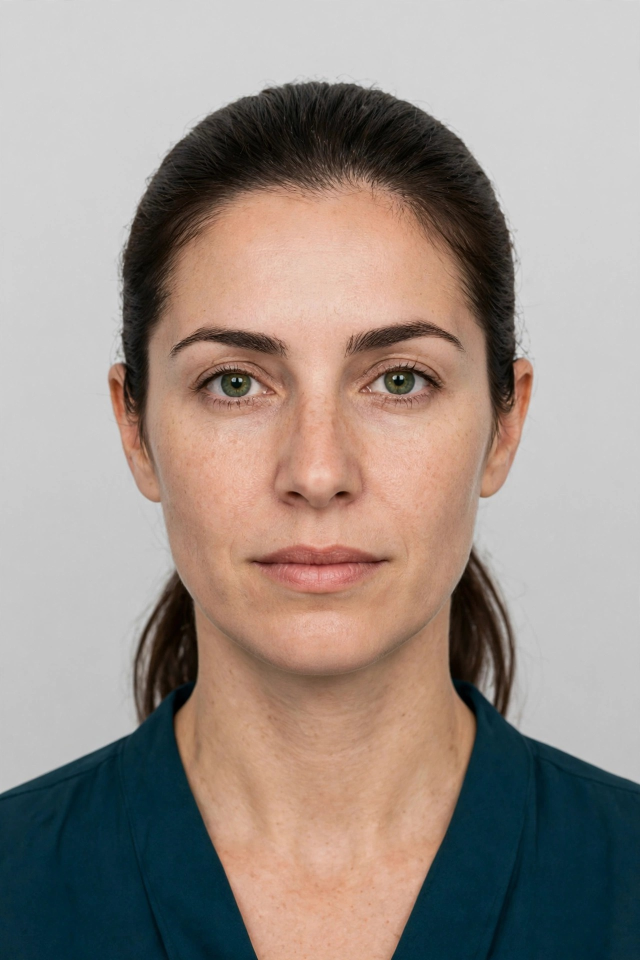
#> input picture assets/portrait.jpg, 1280 x 1920 px (shown at 1/2 size)
$ python render.py
#> lines starting #> are read from the running program, lines starting #| are printed output that depends on the picture
#!/usr/bin/env python3
"""Render the passport spread of the Republic of Sorellia, a country that
does not exist, as a single 1024x768 PNG.

Sorellia is an invented Mediterranean island republic; its language,
Sorellian, is written here in an Italian-flavoured form. Everything on
the spread agrees with everything else:

  * passport S8472916, issued 03 JUN 2021 in Valmarina, ten-year validity;
  * the Kordavia visa sticker (single entry, by sea, autumn 2021) covers
    the September 2021 ferry trip stamped on the facing page;
  * every stamp falls inside the passport's validity, and the trips pair
    up: out of Sorellia, into the neighbour, back again;
  * the holder, a Valmarina-born marine biologist, carries the Island
    Residents' embarkation-tax concession in her observations -- the one
    piece of paperwork that says what kind of place Sorellia is.

Drawn at twice size with Pillow and downscaled for smooth lines. The
shipped entry program (main.py) needs only the standard library.
"""

import math
import os
import random

from PIL import Image, ImageDraw, ImageEnhance, ImageFont, ImageOps

HERE = os.path.dirname(os.path.abspath(__file__))
S = 2                      # supersampling factor
W, H = 1024 * S, 768 * S   # the spread, drawn at 2048x1536
PAGE = 512                 # one page wide, in final pixels; seam at x=PAGE

SERIF = "/usr/share/fonts/truetype/liberation/LiberationSerif-Regular.ttf"
SERIF_B = "/usr/share/fonts/truetype/liberation/LiberationSerif-Bold.ttf"
SERIF_I = "/usr/share/fonts/truetype/liberation/LiberationSerif-Italic.ttf"
SANS = "/usr/share/fonts/truetype/liberation/LiberationSans-Regular.ttf"
SANS_B = "/usr/share/fonts/truetype/liberation/LiberationSans-Bold.ttf"
MONO = "/usr/share/fonts/truetype/dejavu/DejaVuSansMono.ttf"
MONO_B = "/usr/share/fonts/truetype/dejavu/DejaVuSansMono-Bold.ttf"

INK = (32, 38, 46)
NAVY = (24, 52, 92)
TEAL = (13, 74, 84)
GOLD = (166, 124, 42)
RED = (146, 30, 30)
FAINT = (110, 118, 112)
LABEL = (88, 96, 92)
PAPER_L = (246, 240, 222)
PAPER_R = (248, 243, 228)


def font(path, size):
    return ImageFont.truetype(path, int(size * S))


def spaced(draw, xy, text, fnt, fill, tracking=6, centered=False):
    """Letterspaced text drawn from final-pixel xy; returns its width."""
    x, y = xy[0] * S, xy[1] * S
    widths = [draw.textlength(ch, font=fnt) for ch in text]
    total = sum(widths) + tracking * S * (len(text) - 1)
    if centered:
        x -= total / 2
    cx = x
    for ch, w in zip(text, widths):
        draw.text((cx, y), ch, font=fnt, fill=fill)
        cx += w + tracking * S
    return total / S


# ---------------------------------------------------------------- guilloche
def guilloche(size, colour, rings=5, phase=0.0):
    """A rosette of wavy concentric rings on its own transparent layer.
    `size` is in final pixels."""
    px = int(size * S)
    layer = Image.new("RGBA", (px, px), (0, 0, 0, 0))
    d = ImageDraw.Draw(layer)
    c = px / 2
    for i in range(rings):
        r0 = px * 0.48 * (1 - i / (rings + 1.5))
        pts = []
        for a in range(0, 361, 2):
            t = math.radians(a)
            r = r0 * (1 + 0.045 * math.sin(9 * t + phase + i * 0.9)
                      + 0.022 * math.sin(23 * t - phase))
            pts.append((c + r * math.cos(t), c + r * math.sin(t)))
        d.line(pts, fill=colour + (50,), width=max(2, S))
    return layer


def blend(rgb, base, alpha):
    """The colour `rgb` at opacity alpha/255 laid over `base`, opaque."""
    a = alpha / 255
    return tuple(int(rgb[i] * a + base[i] * (1 - a)) for i in range(3))


def wave_border(img, box, colour):
    """Faint wavy rules along the top and bottom of a page, drawn on a
    layer and composited (PIL's draw does not blend fill colours)."""
    layer = Image.new("RGBA", (W, H), (0, 0, 0, 0))
    draw = ImageDraw.Draw(layer)
    x0, y0, x1, y1 = [v * S for v in box]
    for r in range(3):
        off = r * 7 * S
        top, bot = [], []
        for x in range(int(x0), int(x1), 8):
            t = (x - x0) / max(1, (x1 - x0))
            top.append((x, y0 + off + 5 * S * math.sin(t * 22 + r)))
            bot.append((x, y1 - off - 5 * S * math.sin(t * 22 + r)))
        draw.line(top, fill=colour + (55,), width=2 * S)
        draw.line(bot, fill=colour + (55,), width=2 * S)
    img.alpha_composite(layer)


# ------------------------------------------------------------------- emblem
def emblem(size, ink=NAVY, accent=GOLD, alpha=255):
    """The Sorellian seal: a striped lighthouse over waves, a rising sun
    behind it, light beams to either side, and the republic's name and
    motto -- MAR E LIBERTA -- lettered around the ring. `size` is final px."""
    px = int(size * S)
    img = Image.new("RGBA", (px, px), (0, 0, 0, 0))
    d = ImageDraw.Draw(img)
    c = px / 2
    d.ellipse([px * 0.03, px * 0.03, px * 0.97, px * 0.97],
              outline=ink + (alpha,), width=max(2, px // 42))
    d.ellipse([px * 0.10, px * 0.10, px * 0.90, px * 0.90],
              outline=ink + (alpha,), width=max(1, px // 90))
    d.ellipse([px * 0.25, px * 0.25, px * 0.75, px * 0.75],
              outline=accent + (alpha,), width=max(1, px // 64))
    d.pieslice([c - px * 0.16, c - px * 0.19, c + px * 0.16, c + px * 0.13],
               180, 360, fill=accent + (alpha,))
    tw = px * 0.075
    top, base = c - px * 0.185, c + px * 0.125
    d.polygon([(c - tw * 0.55, top), (c + tw * 0.55, top),
               (c + tw, base), (c - tw, base)], fill=ink + (alpha,))
    for yy in (0.32, 0.58, 0.84):
        y = top + (base - top) * yy
        half = tw * (0.55 + 0.45 * yy)
        d.line([c - half, y, c + half, y], fill=(248, 243, 228) + (alpha,),
               width=max(2, px // 46))
    d.rectangle([c - tw * 0.62, top - px * 0.052, c + tw * 0.62, top],
                fill=accent + (alpha,))
    for sgn in (-1, 1):
        d.polygon([(c + sgn * tw * 0.6, top - px * 0.026),
                   (c + sgn * px * 0.20, top - px * 0.055),
                   (c + sgn * px * 0.20, top + px * 0.002)],
                  fill=accent + (int(alpha * 0.5),))
    for r in range(3):
        yy = base + px * 0.032 + r * px * 0.042
        pts = []
        for x in range(int(c - px * 0.19), int(c + px * 0.19), 4):
            t = (x - (c - px * 0.19)) / (px * 0.38)
            pts.append((x, yy + px * 0.015 * math.sin(t * 12.6 + r * 1.7)))
        d.line(pts, fill=ink + (alpha,), width=max(2, px // 52))
    ring_f = ImageFont.truetype(SERIF_B, int(px * 0.068))
    _ring_text(img, "REPUBBLICA DI SORELLIA", c, px * 0.408, ring_f,
               ink + (alpha,), top=True)
    _ring_text(img, "MAR E LIBERTA", c, px * 0.408, ring_f,
               ink + (alpha,), top=False)
    return img


def _ring_text(img, text, c, radius, fnt, fill, top=True):
    """Letters along the seal's ring. On the top arc each glyph's head
    points outward; on the bottom arc its head points inward, toward the
    centre, so both lines read left to right (PIL rotates clockwise on
    screen for positive angles, hence the signs below)."""
    n = len(text)
    for i, ch in enumerate(text):
        frac = (i / max(1, n - 1) - 0.5) if n > 1 else 0
        ang = frac * (2.55 if top else 1.95)
        if top:
            a = -math.pi / 2 + ang
            rot = -math.degrees(ang)
        else:
            a = math.pi / 2 - ang
            rot = -math.degrees(ang)
        x, y = c + radius * math.cos(a), c + radius * math.sin(a)
        tile = Image.new("RGBA", (100, 100), (0, 0, 0, 0))
        ImageDraw.Draw(tile).text((50, 50), ch, font=fnt, fill=fill, anchor="mm")
        tile = tile.rotate(rot, resample=Image.BICUBIC, center=(50, 50))
        img.alpha_composite(tile, (int(x - 50), int(y - 50)))


# ------------------------------------------------------------------- stamps
def stamp_layer(w, h, draw_fn, angle, opacity=205):
    """w, h in final pixels; the stamp is inked, rotated and roughened."""
    layer = Image.new("RGBA", (w * S, h * S), (0, 0, 0, 0))
    d = ImageDraw.Draw(layer)
    draw_fn(d, w * S, h * S, opacity)
    layer = layer.rotate(angle, resample=Image.BICUBIC, expand=True)
    a = layer.split()[3]
    noise = Image.effect_noise(layer.size, 38).convert("L")
    a = Image.composite(a, a.point(lambda v: int(v * 0.5)),
                        noise.point(lambda v: 255 if v > 198 else 0))
    layer.putalpha(a)
    return layer


def rect_stamp(country, place, kind, rgb):
    def fn(d, w, h, opacity):
        fill = rgb + (opacity,)
        d.rounded_rectangle([4 * S, 4 * S, w - 4 * S, h - 4 * S], radius=9 * S,
                            outline=fill, width=3 * S)
        d.rounded_rectangle([10 * S, 10 * S, w - 10 * S, h - 10 * S], radius=6 * S,
                            outline=fill, width=S)
        d.text((w / 2, 15 * S), country, font=font(SANS_B, 15), fill=fill,
               anchor="ma")
        d.text((w / 2, 38 * S), kind, font=font(SANS_B, 21), fill=fill, anchor="ma")
        d.text((w / 2, 68 * S), place, font=font(SANS, 12.5), fill=fill, anchor="ma")
    return fn


def oval_stamp(country, place, kind, rgb):
    def fn(d, w, h, opacity):
        fill = rgb + (opacity,)
        d.ellipse([4 * S, 4 * S, w - 4 * S, h - 4 * S], outline=fill, width=3 * S)
        d.ellipse([10 * S, 10 * S, w - 10 * S, h - 10 * S], outline=fill, width=S)
        d.text((w / 2, h * 0.15), country, font=font(SANS_B, 13.5), fill=fill,
               anchor="ma")
        d.text((w / 2, h * 0.36), kind, font=font(SANS_B, 15), fill=fill,
               anchor="ma")
        d.text((w / 2, h * 0.63), place, font=font(SANS, 11), fill=fill, anchor="ma")
    return fn


# ----------------------------------------------------------------------- MRZ
def check_digit(field):
    weights = (7, 3, 1)
    total = 0
    for i, ch in enumerate(field):
        v = int(ch) if ch.isdigit() else (0 if ch == "<" else ord(ch) - 55)
        total += v * weights[i % 3]
    return str(total % 10)


def build_mrz():
    doc = "S8472916<"                    # passport number, padded to 9
    dob, expiry = "910314", "310603"
    personal = "9103142214<<<<"         # personal number, padded to 14
    line1 = "P<SRLFERRAN<<LUCIA<MARIA"
    line1 += "<" * (44 - len(line1))
    line2 = (doc + check_digit(doc) + "SRL" + dob + check_digit(dob) + "F"
             + expiry + check_digit(expiry) + personal + check_digit(personal))
    line2 += check_digit(doc + check_digit(doc) + dob + check_digit(dob)
                         + expiry + check_digit(expiry)
                         + personal + check_digit(personal))
    assert len(line1) == 44 and len(line2) == 44, (line1, line2)
    return line1, line2


# --------------------------------------------------------------------- main
def main():
    random.seed(20211121)
    img = Image.new("RGBA", (W, H), PAPER_R + (255,))
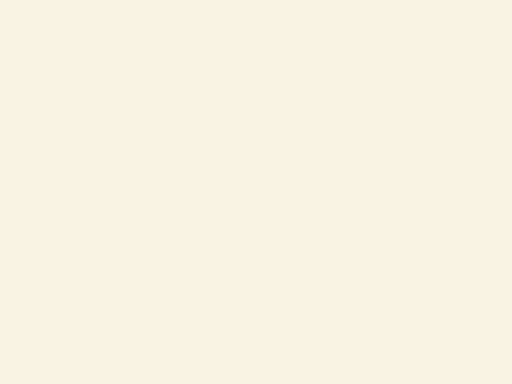
#> img: PIL image 2048x1536 RGBA (shown at 1/4 size); mean R, G, B, A 248, 243, 228, 255
    d = ImageDraw.Draw(img, "RGBA")

    d.rectangle([0, 0, PAGE * S, H], fill=PAPER_L)
    for i in range(14):  # soft shadow down the centre seam, colours pre-blended
        a = int(64 * (1 - i / 14))
        d.line([PAGE * S - i * S, 0, PAGE * S - i * S, H],
               fill=blend((90, 84, 60), PAPER_L, a), width=S)
        d.line([PAGE * S + i * S, 0, PAGE * S + i * S, H],
               fill=blend((90, 84, 60), PAPER_R, int(a * 0.6)), width=S)
    d.line([PAGE * S, 0, PAGE * S, H], fill=blend((70, 64, 44), PAPER_R, 130),
           width=S)
    for x in (3, 8):     # page edges
        d.line([x * S, 0, x * S, H], fill=(120, 112, 84, 70), width=S)
        d.line([W - x * S, 0, W - x * S, H], fill=(120, 112, 84, 70), width=S)

    for (cx, cy, sz, col) in ((150, 120, 300, TEAL), (880, 660, 340, GOLD),
                              (1180, 640, 380, TEAL), (1930, 130, 300, GOLD),
                              (1560, 420, 560, TEAL)):
        ros = guilloche(sz // S, col, rings=6, phase=cx * 0.01)
        img.alpha_composite(ros, (int((cx - sz / 2)), int((cy - sz / 2))))
#> this loop made 5 passes
#> pass 1, in main, `ros = guilloche(sz // S, col, rings=6, phase=cx * 0.01)`:
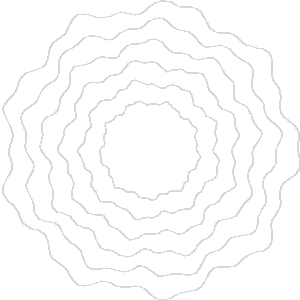
#> ros: PIL image 300x300 RGBA; mean R, G, B, A 1, 5.8, 6.6, 3.9; transparent parts drawn white
#> pass 2, in main, `ros = guilloche(sz // S, col, rings=6, phase=cx * 0.01)`:
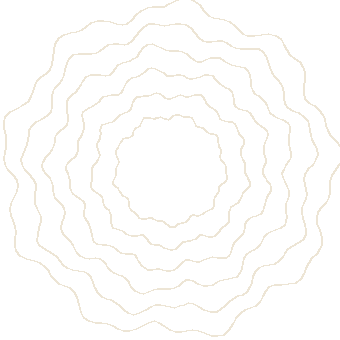
#> ros: PIL image 340x340 RGBA; mean R, G, B, A 11.4, 8.5, 2.9, 3.4; transparent parts drawn white
    wave_border(img, (36, 26, 476, 742), TEAL)
    wave_border(img, (548, 26, 988, 742), TEAL)

    wm = emblem(430, alpha=17)   # faint seal watermark behind the data fields
#> the loop in _ring_text, `for i, ch in enumerate(text):` made 22 passes
#> (a, rot, x, y) on passes 1 to 8: (-2.85, 73.05, 94.36, 327.7), (-2.72, 66.09, 109.2, 287.8), (-2.6, 59.14, 128.8, 250), (-2.48, 52.18, 152.8, 214.8), (-2.36, 45.22, 180.9, 182.9), (-2.24, 38.27, 212.7, 154.5), (-2.12, 31.31, 247.7, 130.2), (-2, 24.35, 285.3, 110.3)
#> the loop in _ring_text (call 2), `for i, ch in enumerate(text):` made 13 passes
#> (a, rot, x, y) on passes 1 to 8: (2.55, 55.86, 139.6, 626.9), (2.38, 46.55, 175.3, 671.3), (2.22, 37.24, 217.7, 709.3), (2.06, 27.93, 265.6, 740), (1.9, 18.62, 318, 762.5), (1.73, 9.31, 373.2, 776.3), (1.57, 0, 430, 780.9), (1.41, -9.31, 486.8, 776.3)
    img.alpha_composite(wm, (int(1330), int(300)))
#> img: PIL image 2048x1536 RGBA

    build_left_page(img, d)
    build_right_page(img, d)

    grain = Image.effect_noise((W, H), 7).convert("L")
    img = Image.composite(ImageEnhance.Brightness(img).enhance(1.012), img,
                          grain.point(lambda v: 26 if v > 140 else 0))
    img = img.convert("RGB").resize((1024, 768), Image.LANCZOS)
    out = os.path.join(HERE, "artwork.png")
    img.save(out, optimize=True)
    print("wrote", out, img.size, os.path.getsize(out), "bytes")


def build_left_page(img, d):
    spaced(d, (256, 40), "VISAS", font(SERIF_B, 25), NAVY, tracking=10,
           centered=True)
    d.text((256 * S, 74 * S), "Visti  ·  Visas and stamps of neighbouring states",
           font=font(SANS, 12.5), fill=LABEL, anchor="ma")
    d.line([70 * S, 102 * S, 442 * S, 102 * S], fill=NAVY + (150,), width=2 * S)
    d.text((478 * S, 40 * S), "24", font=font(SANS, 12), fill=FAINT, anchor="ma")

    # ---- Kordavia visa sticker, autumn 2021: it covers the ferry trip below
    visa = Image.new("RGBA", (460 * S, 196 * S), (0, 0, 0, 0))
    vd = ImageDraw.Draw(visa)
    vd.rounded_rectangle([2 * S, 2 * S, 458 * S, 194 * S], radius=12 * S,
                         fill=(238, 232, 196, 255), outline=GOLD + (255,),
                         width=4 * S)
    vd.rounded_rectangle([11 * S, 11 * S, 449 * S, 185 * S], radius=8 * S,
                         outline=TEAL + (200,), width=2 * S)
    visa.alpha_composite(guilloche(120, TEAL, rings=5), (int(322 * S), int(58 * S)))
    vd.text((24 * S, 16 * S), "KORDAVIA", font=font(SERIF_B, 27), fill=NAVY)
    vd.text((24 * S, 50 * S), "VISA · VIZA · SINGLE ENTRY",
            font=font(SANS_B, 13), fill=TEAL)
    rows = [("HOLDER", "FERRAN LUCIA MARIA   ·   PASSPORT S8472916"),
            ("VALID", "10 SEP 2021 — 09 DEC 2021"),
            ("ENTRY", "ONE — BY SEA VIA PORT KORDA ONLY")]
    yy = 82
    for lab, val in rows:
        vd.text((24 * S, yy * S), lab, font=font(SANS_B, 11), fill=LABEL)
        vd.text((86 * S, (yy - 2) * S), val, font=font(SANS_B, 13.5), fill=INK)
        yy += 30
    vd.text((24 * S, 168 * S), "VISA No. KV 0093147", font=font(SANS, 11.5),
            fill=LABEL)
    vd.text((436 * S, 164 * S), "FEE PAID · 25 KRD", font=font(SANS_B, 12),
            fill=RED, anchor="ra")
    visa = visa.rotate(2.0, resample=Image.BICUBIC, expand=True)
    img.alpha_composite(visa, (int(22 * S), int(118 * S)))

    BLUE = (38, 74, 148)
    PURPLE = (96, 54, 128)
    stamps = [
        # (draw fn, w, h, x, y, angle) -- x, y in final pixels
        (rect_stamp("KORDAVIA · PORT KORDA", "BY SEA · CONTROL 4",
                    "ENTRY  18 SEP 2021", BLUE), 268, 96, 26, 348, 3),
        (oval_stamp("SORELLIA", "VALMARINA FERRY PORT",
                    "EXIT  18 SEP 2021", NAVY), 226, 118, 282, 344, -7),
        (oval_stamp("SORELLIA", "VALMARINA FERRY PORT",
                    "ENTRY  26 SEP 2021", RED), 226, 118, 40, 490, 6),
        (rect_stamp("KORDAVIA · PORT KORDA", "BY SEA · CONTROL 2",
                    "EXIT  26 SEP 2021", BLUE), 268, 96, 236, 496, -4),
        (rect_stamp("SELUNIA · TESSIN INTL", "AIRPORT · CONTROL 11",
                    "ENTRY  14 MAY 2022", PURPLE), 268, 96, 26, 634, 2),
        (oval_stamp("SELUNIA", "TESSIN INTL AIRPORT",
                    "EXIT  21 MAY 2022", PURPLE), 204, 108, 304, 630, -9),
    ]
    for fn, w, h, x, y, ang in stamps:
        img.alpha_composite(stamp_layer(w, h, fn, ang), (int(x * S), int(y * S)))


def field(d, x, y, label, value, val_size=16.5, w=None):
    """One data field on the right page; x, y are final pixels from the
    page's left edge (the caller adds the page offset)."""
    d.text((x * S, y * S), label.upper(), font=font(SANS, 10), fill=LABEL)
    d.text((x * S, (y + 14) * S), value, font=font(SANS_B, val_size), fill=INK)
    if w:
        d.line([x * S, (y + 38) * S, (x + w) * S, (y + 38) * S],
               fill=(150, 150, 138, 120), width=S)


def build_right_page(img, d):
    ox = PAGE  # right page origin in final pixels

    def X(v):
        return ox + v

    # ---- header: seal, country name, document name
    img.alpha_composite(emblem(112), (int(X(24) * S), int(20 * S)))
    spaced(d, (X(152), 32), "REPUBLIC OF SORELLIA", font(SERIF_B, 25), NAVY,
           tracking=1)
    spaced(d, (X(153), 68), "REPUBBLICA DI SORELLIA", font(SANS, 14), TEAL,
           tracking=6)
    d.text((X(153) * S, 94 * S), "A republic of islands in the Sorellian Sea",
           font=font(SERIF_I, 12.5), fill=LABEL)
    d.line([X(152) * S, 120 * S, X(460) * S, 120 * S], fill=GOLD + (255,),
           width=2 * S)
    spaced(d, (X(152), 130), "PASSPORT", font(SERIF_B, 19), INK, tracking=7)
    d.text((X(322) * S, 133 * S), "·  PASSAPORTO", font=font(SERIF, 14.5),
           fill=LABEL)
    cx, cy = X(452) * S, 140 * S   # e-passport chip mark
    d.rounded_rectangle([cx - 13 * S, cy - 9 * S, cx + 13 * S, cy + 9 * S],
                        radius=3 * S, outline=GOLD + (255,), width=2 * S)
    d.ellipse([cx - 4 * S, cy - 4 * S, cx + 4 * S, cy + 4 * S],
              outline=GOLD + (255,), width=2 * S)
    d.line([cx - 13 * S, cy, cx - 4 * S, cy], fill=GOLD + (255,), width=2 * S)
    d.line([cx + 4 * S, cy, cx + 13 * S, cy], fill=GOLD + (255,), width=2 * S)

    # ---- type / code / number
    field(d, X(28), 168, "Type · Tipo", "P", w=46)
    field(d, X(96), 168, "Code · Codice", "SRL", w=58)
    d.text((X(182) * S, 168 * S), "PASSPORT NO. · PASSAPORTO N.",
           font=font(SANS, 10), fill=LABEL)
    d.text((X(182) * S, 182 * S), "S8472916", font=font(SANS_B, 18), fill=RED)
    d.line([X(182) * S, 206 * S, X(300) * S, 206 * S],
           fill=(150, 150, 138, 120), width=S)

    # ---- portrait and its hologram
    photo = Image.open(os.path.join(HERE, "assets", "portrait.jpg")).convert("RGB")
    photo = ImageOps.fit(photo, (150 * S, 196 * S), Image.LANCZOS)
    photo = ImageEnhance.Color(photo).enhance(0.94)
    px, py = X(28) * S, 222 * S
    img.paste(photo, (px, py))
    d.rectangle([px, py, px + 150 * S, py + 196 * S], outline=(90, 90, 80, 255),
                width=2 * S)
    d.rectangle([px + 4 * S, py + 4 * S, px + 146 * S, py + 192 * S],
                outline=(255, 255, 255, 90), width=S)
    holo = Image.new("RGBA", (46 * S, 46 * S), (0, 0, 0, 0))
    hd = ImageDraw.Draw(holo)
    for i, col in enumerate(((198, 160, 60), (70, 140, 140), (198, 160, 60))):
        r = (20 - i * 5) * S
        hd.ellipse([23 * S - r, 23 * S - r, 23 * S + r, 23 * S + r],
                   outline=col + (150,), width=2 * S)
    hd.text((23 * S, 23 * S), "SRL", font=font(SANS_B, 8), fill=(120, 92, 30, 200),
            anchor="mm")
    img.alpha_composite(holo, (int(px + 118 * S), int(py + 158 * S)))

    # signature under the portrait
    d.text((X(32) * S, 426 * S), "Lucia Ferran", font=font(SERIF_I, 19),
           fill=(40, 44, 60))
    d.line([X(28) * S, 452 * S, X(178) * S, 452 * S],
           fill=(150, 150, 138, 120), width=S)
    d.text((X(28) * S, 456 * S), "SIGNATURE · FIRMA", font=font(SANS, 8.5),
           fill=LABEL)

    # small physical-description fields under the signature
    field(d, X(28), 486, "Sex", "F", val_size=13)
    field(d, X(88), 486, "Eyes", "GREEN", val_size=13)
    field(d, X(28), 528, "Hair", "DARK BROWN", val_size=12.5)
    field(d, X(124), 528, "Height", "168 CM", val_size=12.5)

    # ---- main column of fields, right of the portrait
    mx = X(196)
    rows = [("Surname · Cognome", "FERRAN"),
            ("Given names · Nomi", "LUCIA MARIA"),
            ("Nationality · Cittadinanza", "SORELLIAN"),
            ("Date of birth · Data di nascita", "14 MAR 1991"),
            ("Place of birth · Luogo di nascita", "VALMARINA"),
            ("Personal No. · N. personale", "910314-2214"),
            ("Profession · Professione", "MARINE BIOLOGIST"),
            ("Residence · Residenza", "VALMARINA, ISOLA GRANDE")]
    for i, (lab, val) in enumerate(rows):
        field(d, mx, 222 + i * 45, lab, val,
              val_size=15 if i >= 6 else 16.5, w=270)

    # ---- issue / expiry / authority, full width
    field(d, X(28), 592, "Date of issue · Data di rilascio", "03 JUN 2021", w=196)
    field(d, X(262), 592, "Date of expiry · Data di scadenza", "03 JUN 2031",
          w=196)
    field(d, X(28), 644, "Authority · Autorita",
          "MINISTERO DELL'INTERNO — UFFICIO PASSAPORTI, VALMARINA",
          val_size=12, w=430)

    # ---- observations: the telling detail of Sorellian paperwork
    oy = 686
    d.text((X(28) * S, oy * S), "OBSERVATIONS · ANNOTAZIONI",
           font=font(SANS_B, 10), fill=TEAL)
    d.text((X(28) * S, (oy + 15) * S),
           "Holder resident in the Valmarina island district: exempt from the",
           font=font(SANS, 11), fill=INK)
    d.text((X(28) * S, (oy + 29) * S),
           "embarkation tax — Island Residents' Concession, Law 14/2019.",
           font=font(SANS, 11), fill=INK)

    # ---- machine-readable zone, along the foot of the data page
    line1, line2 = build_mrz()
    d.rectangle([X(14) * S, 736 * S, X(476) * S, 766 * S], fill=(252, 250, 240, 255))
    f_mrz = ImageFont.truetype(MONO, int(15.5 * S))
    d.text((X(245) * S, 738 * S), line1, font=f_mrz, fill=(20, 20, 20), anchor="ma")
    d.text((X(245) * S, 752 * S), line2, font=f_mrz, fill=(20, 20, 20), anchor="ma")

    # perforated passport number up the right edge
    for i, ch in enumerate("S8472916"):
        d.text((X(478) * S, (250 + i * 26) * S), ch, font=font(MONO_B, 12),
               fill=RED + (180,), anchor="ma")


if __name__ == "__main__":
    main()
#> after the loop in build_left_page, `for lab, val in rows:`: yy = 172
#> (the rest of the program and of its run is left out)
